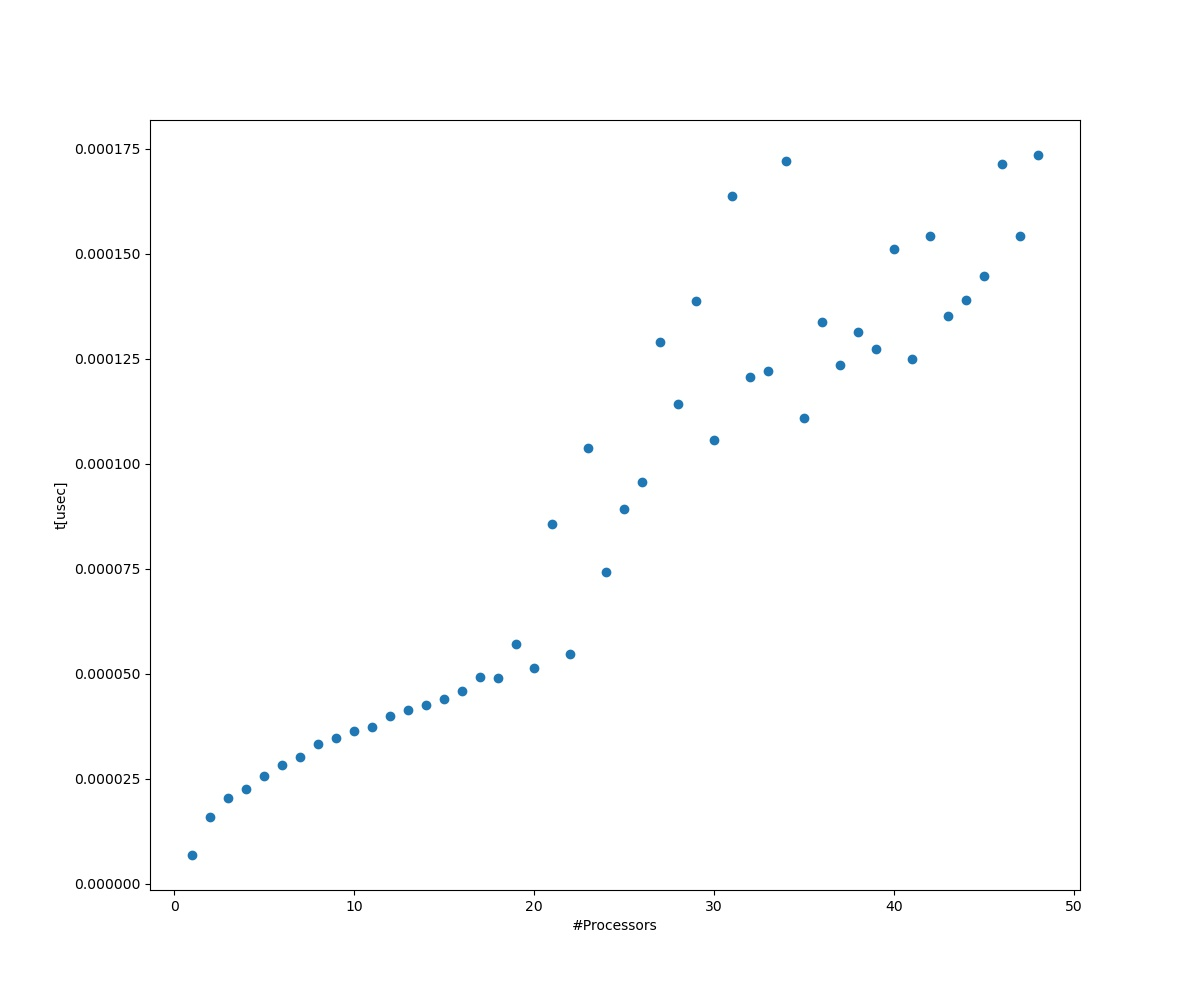

Source code (Python):
import pandas as pd
import os
import matplotlib.pyplot as plt
from numpy import arange
from scipy.optimize import curve_fit

if __name__ == '__main__':
    df = pd.read_csv("ring_times.csv")

    plt.rcParams["figure.figsize"] = (12, 10)
    plt.scatter(df['#Processors'], df['MeanTime'], label="time vs #processors")
    plt.xlabel("#Processors")
    plt.ylabel("t[usec]")
    plt.savefig("plot_times.jpg")
    plt.clf()
